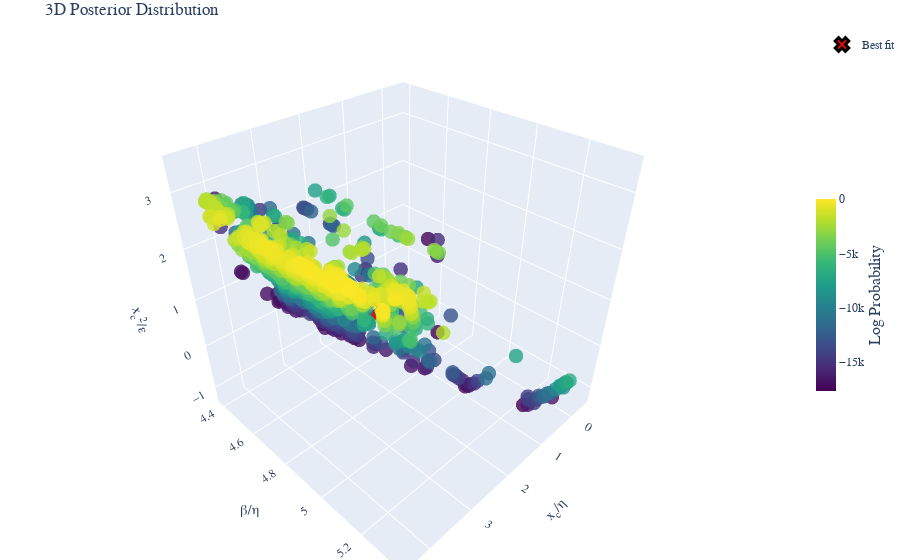

Write notebook code for a chart like this one.
### Code cell
fig =post.plot_posterior3D_interactive([0,1,2],labels=labels_trans, truths=np.log(truths_trans),truth_label="Best fit" )
# Save the figure using matplotlib's savefig instead of plotly's write_image
fig.show()
if SAVE_PRODUCTS:
    # Save the figure as HTML
    html_file_name = config_name+test_str+'_3D_plot'
    if subfolder is not None:
        html_file_name = os.path.join(subfolder, html_file_name)
    html_path = os.path.join(Products_folder, 'html_3d_plots', f'{html_file_name}.html')
    # Create directory if it doesn't exist
    os.makedirs(os.path.dirname(html_path), exist_ok=True)
    fig.write_html(html_path)

### Figure 1 — Plotly figure (JSON) as saved in the notebook; plotly's stock layout.template omitted (floating-point values rounded to 4 significant figures; data arrays with more than 128 entries replaced by an {"elided": "..."} marker saying what was removed)
{"data": [{"marker": {"color": {"elided": "999 float values"}, "colorbar": {"len": 0.4, "thickness": 20, "title": {"font": {"size": 16}, "side": "right", "text": "Log Probability"}, "x": 1.0, "y": 0.5}, "colorscale": [[0.0, "#440154"], [0.1111, "#482878"], [0.2222, "#3e4989"], [0.3333, "#31688e"], [0.4444, "#26828e"], [0.5556, "#1f9e89"], [0.6667, "#35b779"], [0.7778, "#6ece58"], [0.8889, "#b5de2b"], [1.0, "#fde725"]], "opacity": 0.8, "size": 5}, "mode": "markers", "name": "Posterior", "scene": "scene", "showlegend": false, "type": "scatter3d", "x": {"elided": "999 float values"}, "y": {"elided": "999 float values"}, "z": {"elided": "999 float values"}}, {"marker": {"color": "red", "line": {"color": "black", "width": 3}, "size": 12, "symbol": "x"}, "mode": "markers", "name": "Best fit", "scene": "scene", "showlegend": true, "type": "scatter3d", "x": [1.724], "y": [4.703], "z": [0.2849]}], "layout": {"font": {"family": "Computer Modern"}, "margin": {"b": 0, "l": 0, "r": 0, "t": 30}, "scene": {"aspectmode": "cube", "xaxis": {"exponentformat": "e", "showexponent": "all", "title": {"font": {"size": 14}, "text": "x<sub>c</sub>/η"}}, "yaxis": {"exponentformat": "e", "showexponent": "all", "title": {"font": {"size": 14}, "text": "β/η"}}, "zaxis": {"exponentformat": "e", "showexponent": "all", "title": {"font": {"size": 14}, "text": "x<sub>c</sub><sup>2</sup>/ε"}}}, "title": {"text": "3D Posterior Distribution"}}}
